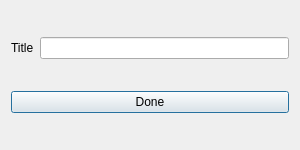
<?xml version="1.0" encoding="UTF-8"?>
<ui version="4.0">
 <class>title_dialog</class>
 <widget class="QDialog" name="title_dialog">
  <property name="geometry">
   <rect>
    <x>0</x>
    <y>0</y>
    <width>300</width>
    <height>150</height>
   </rect>
  </property>
  <property name="windowTitle">
   <string>Dialog</string>
  </property>
  <layout class="QVBoxLayout" name="verticalLayout_4">
   <item>
    <layout class="QVBoxLayout" name="verticalLayout_3"/>
   </item>
   <item>
    <layout class="QHBoxLayout" name="horizontalLayout">
     <item>
      <widget class="QLabel" name="label">
       <property name="text">
        <string>Title</string>
       </property>
      </widget>
     </item>
     <item>
      <widget class="QLineEdit" name="title_line_edit"/>
     </item>
    </layout>
   </item>
   <item>
    <widget class="QPushButton" name="done_button">
     <property name="text">
      <string>Done</string>
     </property>
    </widget>
   </item>
  </layout>
 </widget>
 <resources/>
 <connections/>
</ui>
